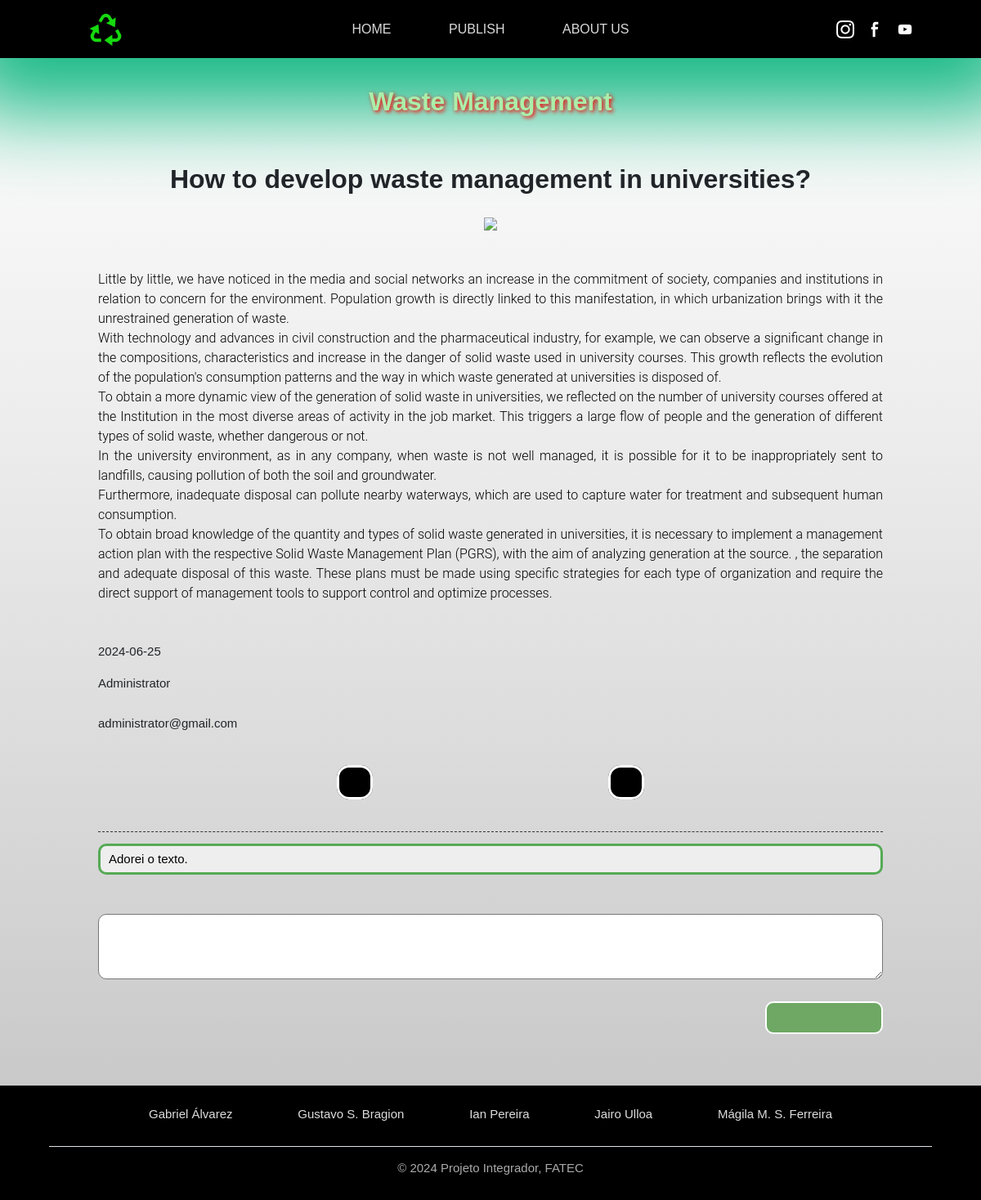
The app's page /view/leia.php?id=0 with its own data.
### tables this page shows
CREATE TABLE `post` (
  `cod_post` int(11) NOT NULL,
  `titulo` varchar(255) NOT NULL,
  `texto` text NOT NULL,
  `autor` varchar(100) NOT NULL,
  `data_post` date NOT NULL,
  `email` varchar(255) NOT NULL,
  `idioma` varchar(2) NOT NULL,
  `fk_cod_imagem` int(11) NOT NULL
);

CREATE TABLE `comentario` (
  `cod_comentario` int(11) NOT NULL,
  `conteudo` varchar(500) NOT NULL,
  `fk_cod_post` int(11) NOT NULL
);

### localizacao/en.php (called while the page is built, shortened)
<?php
$mensNavBar = [
    "home" => "HOME",
    "publicar" => "PUBLISH",
    "sobreNos" => "ABOUT US",
    "nome_pagina" => "Waste Management"
];

### funcoes/leia.php (called while the page is built, shortened)
<?php
include_once '../funcoes/idiomaView.php';
include_once '../banco/CarregarArquivo.php';
$conexao = conexao();
$id = $_GET['id'];
switch ($lang) {
    default:
        $sqlPosts = 'select * from post where idioma = "en" order by cod_post';
}
$respostaPosts = $conexao->query($sqlPosts);
$matrizPosts = $respostaPosts->fetchAll();
$sqlImagens = '
        select nome_arquivo from imagem
        join post
        on imagem.cod_imagem = post.fk_cod_imagem
        and post.idioma = "pt"
        order by cod_post';
$respostaImagens = $conexao->query($sqlImagens);
$matrizImagens = $respostaImagens->fetchAll();
$idPost = $id + 1;
$sqlComentarios = '
    select conteudo from comentario
    where fk_cod_post = "' . $idPost . '"
    order by cod_comentario desc';
$respostaComentarios = $conexao->query($sqlComentarios);
$matrizComentarios = $respostaComentarios->fetchAll();
?>;

### funcoes/idiomaView.php (called while the page is built, shortened)
<?php
$lang = substr($_SERVER['HTTP_ACCEPT_LANGUAGE'], 0, 2);
$acceptLang = ['es', 'en', 'pt'];
$lang = in_array($lang, $acceptLang) ? $lang : 'en';

### banco/carregarArquivo.php (called while the page is built, shortened)
<?php
function carregarImagem($nome) {
    $arquivo = "img\padrao.png";
    if (file_exists($nome)) {
        $arquivo = $nome;
    }
    return $arquivo;
}

### view/leia.php (the view, shortened to what this page needs)
<!DOCTYPE html>
<?php
include_once '../funcoes/leia.php';
?>
<html lang="pt-br">
<head>
    <link href="https://cdn.jsdelivr.net/npm/bootstrap@5.3.3/dist/css/bootstrap.min.css" rel="stylesheet"
>
    <link rel="stylesheet" href="https://cdnjs.cloudflare.com/ajax/libs/materialize/1.0.0/css/materialize.min.css">
    <link defer rel="stylesheet" type="text/css" href="../style/geral.css">
    <link defer rel="stylesheet" type="text/css" href="../style/leia.css">
</head>
<body>
    <header class="header">
        <section class="logotipo">
            <a href="../index.php">
                <img class="logo_green" src="../img/8679752_recycle_line_icon (1).png">
            </a>
        </section>
        <aside class="menu">
            <a class="menu-navBar" href="../index.php"><?= $mensNavBar["home"] ?></a>
            <a class="menu-navBar" href="publicar.php"><?= $mensNavBar["publicar"] ?></a>
            <a class="menu-navBar" href="quemSomos.php"><?= $mensNavBar["sobreNos"] ?></a>
        </aside>
        <section class="icons">
            <a href="https://www.instagram.com/?hl=pt-br">
                <img class="icone_rede_social" src="../img/instagram_icon.png">
            </a>
            <a href="https://pt-br.facebook.com/">
                <img class="icone_rede_social" src="../img/facebook_icon.png">
            </a>
            <a href="https://www.youtube.com/">
                <img class="icone_rede_social" src="../img/youtube_icon.png">
            </a>
        </section>
    </header>
    <main class="container">
        <h1 class="logo"><?= $mensNavBar["nome_pagina"] ?></h1>
        <div class="posts">
            <h2 class="titulo_postagem">
                <?= $matrizPosts[$id][1] ?>
            </h2>
            <img class="imagem_post" src="<?= carregarImagem('../img/' . $matrizImagens[$id][0]) ?>">
            <p class="texto">
                <?= $matrizPosts[$id][2] ?>
            </p>
            <div class="referencias">
                <p>
                    <?= $matrizPosts[$id][4] ?>
                </p>
                <p>
                    <?= $matrizPosts[$id][3] ?>
                </p>
                <p>
                <?= $matrizPosts[$id][5] ?>
                </p>
            </div>
            <div class="link_funcionalidades">
                <a class="editar_publicacao" href="../view/editar.php">
                </a>
                <a class="excluir_publicacao" href="#">
                </a>
            </div>
            <section>
                <h4 class="titulo_comentarios_salvos">
                </h4>
                <?php
                for ($linha = 0; $linha < count($matrizComentarios); $linha++) {
                    ?>
                        <span class="comentarios_salvos">
                            <p class="texto_comentario">
                                <?= $matrizComentarios[$linha][0] ?>
                            </p>
                        </span>
                    <?php
                }
                ?>
            </section>
            <div class="comentarios">
                <form method="post" action="../funcoes/salvarComentario.php?id=<?=$id?>">
                    <textarea name="comentario" id="comentario" type="text" class="txtArea_comentario">
                    </textarea>
                    <button id="enviar" name="action" type="submit" value="salvarComentario">
                    </button>
                </form>
            </div>
        </div>
    </main>
    <footer class="footer">
        <ul class="nav justify-content-center border-bottom pb-3 mb-3">
            <li class="nav-item"><a href="#" class="nav-link px-2">Gabriel Álvarez</a></li>
            <li class="nav-item"><a href="#" class="nav-link px-2">Gustavo S. Bragion</a></li>
            <li class="nav-item"><a href="#" class="nav-link px-2">Ian Pereira</a></li>
            <li class="nav-item"><a href="#" class="nav-link px-2">Jairo Ulloa</a></li>
            <li class="nav-item"><a href="#" class="nav-link px-2">Mágila M. S. Ferreira</a></li>
        </ul>
        <p class="text-center composição">© 2024 Projeto Integrador, FATEC</p>
    </footer>
</body>
</html>

### style/geral.css (style rules this page uses)
body { width: 100%; min-height: 100vh; margin: 0; padding: 0; background-image: linear-gradient(#fff, #eee, #D9D9D9, #C3C3C3); text-align: center; font-family: Verdana, Geneva, Tahoma, sans-serif; }
.header { width: 100%; display: flex; flex-direction: row; justify-content: space-around; background-color: #000; box-shadow: 0px 15px 100px 50px #15B883; padding: 1%; vertical-align: center; }
.logotipo { width: 20%; font-weight: bold; font-family: 'Segoe Script'; margin: auto; }
.logo_green { width: 20%; }
.menu { width: 60%; display: flex; flex-direction: row; justify-content: center; }
.menu-navBar { color: #D9D9D9; text-decoration-line: none; font-size: 16px; margin: auto 5%; }
.icons { width: 20%; margin: auto; }
.icone_rede_social { width: 32px; }
main, .container, .post, .posts, .postagem, .imagem { margin: auto; padding: 0; width: 100%; }
.logo { margin: 3%; font-size: 32px; font-weight: bolder; color: #aea; text-shadow: 2px 2px 5px #F00; }
main { min-height: 63.3vh; }
.texto { color: #000; margin-bottom: 20px; }
.imagem_post { width: 100%; max-height: 250px; }
.footer, .nav-link { background-color: #000; color: #fff; padding: 1% 5%; }
ul { width: 100%; }
li { margin: 1% 3%; }
.nav-link { color: #ddd; }
.composição { color: #aaa; }
#enviar { min-width: 15%; height: 40px; background-color: #6EA864; color: #000; font-size: 16px; font-weight: bolder; border: 2px solid #fff; border-radius: 10px; }

### style/leia.css (style rules this page uses)
header, main, footer { width: 100%; margin: 0; padding: 0; }
.posts { max-width: 80%; margin: 5% auto; }
.titulo_postagem { font-size: 32px; margin: 3% auto; font-weight: bold; }
.texto { text-align: justify; font-family: "Roboto"; font-weight: 300; font-size: 16px; }
.imagem_post { margin-bottom: 5%; max-width: 50%; }
.referencias { text-align: start; margin-top: 5%; }
.comentarios { text-align: end; }
.txtArea_comentario { border-radius: 10px; padding: 2%; text-align: justify; min-height: 80px; max-height: 100px; margin-bottom: 20px; background-color: #fff; }
.link_funcionalidades { margin-top: 50px; }
.editar_publicacao, .excluir_publicacao { margin: auto 15%; background-color: #000; color: #fff; padding: 1% 2%; font-weight: bolder; border-radius: 15px; border: #fff solid 3px; }
.titulo_comentarios_salvos { font-size: 24px; font-weight: bold; text-align: start; margin-top: 5%; border-bottom: #333 dashed 1px; width: 100%; }
.texto_comentario { text-align: justify; color: #000; min-width: 80%; background-color: #eee; border: #5a5 solid 3px; border-radius: 10px; padding: 5px 10px; }

### records on screen
post: titulo "How to develop waste management in universities?", texto "Little by little, we have noticed in the media and social networks an increase in the commitment of society, companies and institutions in relation to concern for the environment. Population growth is directly linked to this manifestation, in which urbanization brings with it the unrestrained generation of waste. With technology and advances in civil construction and the pharmaceutical industry, for example, we can observe a significant change in the compositions, characteristics and increase in the danger of solid waste used in university courses. This growth reflects the evolution of the population's consumption patterns and the way in which waste generated at universities is disposed of.…", data_post "2024-06-25", autor "Administrator", email "administrator@gmail.com"
comentario: conteudo "Adorei o texto."

### other values on screen
$mensNavBar["home"] "HOME"
$mensNavBar["publicar"] "PUBLISH"
$mensNavBar["sobreNos"] "ABOUT US"
$mensNavBar["nome_pagina"] "Waste Management"
